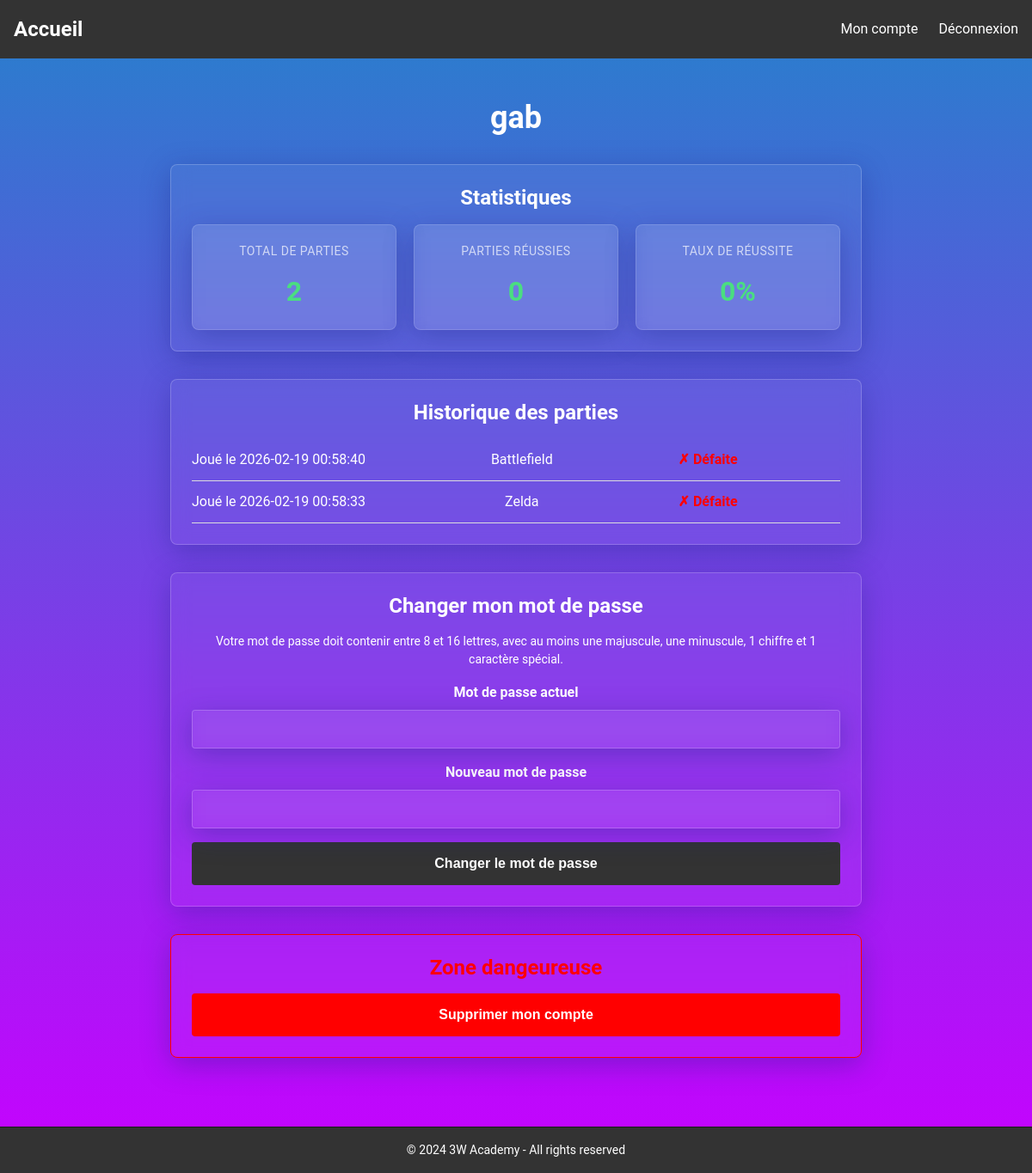
The app's page /account.php (signed in) with its own data.
### tables this page shows
CREATE TABLE `game` (
  `id` int(10) NOT NULL,
  `date` datetime NOT NULL DEFAULT CURRENT_TIMESTAMP,
  `user_id` int(10) NOT NULL,
  `result_id` int(10) NOT NULL,
  `win` tinyint(1) DEFAULT NULL
);

CREATE TABLE `result` (
  `id` int(10) NOT NULL,
  `name` varchar(255) NOT NULL,
  `description` varchar(255) NOT NULL,
  `image` varchar(255) NOT NULL
);

### account.php (called while the page is built, shortened)
<?php
require_once './utils/queries.php';
$userId = $_SESSION['user']['id'];
$games = getUserGames($userId);
$stats = getGameStats($userId);
$totalGames = (int) $stats['total_games'];
$wonGames = (int) ($stats['won_games'] ?? 0);
$winRate = $totalGames > 0 ? round(($wonGames / $totalGames) * 100, 2) : 0;
include_once './templates/layout.phtml';

### utils/queries.php (called while the page is built, shortened)
<?php
function getUserGames($userId)
{
    $pdo = getConnection();
    $stmt = $pdo->prepare('
        SELECT g.*, r.name as result_name, r.description as result_description, r.image as result_image
        FROM game g
        JOIN result r ON g.result_id = r.id
        WHERE g.user_id = ?
        ORDER BY g.date DESC
    ');
    $stmt->execute([$userId]);
    return $stmt->fetchAll(PDO::FETCH_ASSOC);
}
function getGameStats($userId)
{
    $pdo = getConnection();
    $stmt = $pdo->prepare('
        SELECT
            COUNT(*) as total_games,
            SUM(CASE WHEN win = 1 THEN 1 ELSE 0 END) as won_games
        FROM game
        WHERE user_id = ?
    ');
    $stmt->execute([$userId]);
    return $stmt->fetch(PDO::FETCH_ASSOC);
}

### templates/account.phtml (the view, shortened to what this page needs)
<div class="account-page">
    <h1 class="account-title"><?= htmlspecialchars($_SESSION['user']['username'] ?? 'Guest') ?></h1>
    <div class="account-section stats-container glassmorphism-container">
        <h2 class="section-title">Statistiques</h2>
        <div class="stats-grid">
            <div class="stat-box glassmorphism-container">
                <p class="stat-label">Total de parties</p>
                <p class="stat-value"><?= $totalGames ?></p>
            </div>
            <div class="stat-box glassmorphism-container">
                <p class="stat-label">Parties réussies</p>
                <p class="stat-value"><?= $wonGames ?></p>
            </div>
            <div class="stat-box glassmorphism-container">
                <p class="stat-label">Taux de réussite</p>
                <p class="stat-value"><?= $winRate ?>%</p>
            </div>
        </div>
    </div>
    <div class="account-section glassmorphism-container">
        <h2 class="section-title">Historique des parties</h2>
        <?php if (empty($games)): ?>
            <p class="section-description">Aucune partie jouée pour le moment.</p>
        <?php else: ?>
            <ul class="games-list">
                <?php foreach ($games as $entry): ?>
                    <li class="game-item">
                        <p>Joué le <?= htmlspecialchars($entry['date'] ?? 'Date inconnue') ?></p>
                        <p><?= htmlspecialchars($entry['result_name'] ?? 'Résultat indisponible') ?></p>
                        <p class="game-status"><?php
                        if ($entry['win'] === null) {
                            echo '<span style="color: gray;">Non confirmé</span>';
                        } elseif ($entry['win']) {
                            echo '<span style="color: green;">✓ Victoire</span>';
                        } else {
                            echo '<span style="color: red;">✗ Défaite</span>';
                        }
                        ?></p>
                    </li>
                <?php endforeach; ?>
            </ul>
        <?php endif; ?>
    </div>
    <div class="account-section glassmorphism-container">
        <h2 class="section-title">Changer mon mot de passe</h2>
        <p class="section-description">Votre mot de passe doit contenir entre 8 et 16 lettres, avec au moins une
            majuscule, une minuscule, 1 chiffre et
            1 caractère spécial.</p>
        <form method="post" action="account.php" class="account-form">
            <div class="form-group">
                <label for="current_password" class="form-label">Mot de passe actuel</label>
                <input type="password" id="current_password" name="current_password"
                    class="form-input glassmorphism-container" required>
            </div>
            <div class="form-group">
                <label for="new_password" class="form-label">Nouveau mot de passe</label>
                <input type="password" id="new_password" name="new_password" class="form-input glassmorphism-container"
                    required>
            </div>
            <button type="submit" class="form-button">Changer le mot de passe</button>
        </form>
    </div>
    <div class="account-section delete-section glassmorphism-container">
        <h2 class="section-title">Zone dangeureuse</h2>
        <form method="post" action="account.php" class="account-form">
            <button type="submit" class="form-button delete-button"
                onclick="return confirm('Êtes-vous sûr de vouloir supprimer votre compte ? Cette action est irréversible.')">Supprimer
                mon compte</button>
        </form>
    </div>
</div>

### assets/styles/css/main.css (style rules this page uses)
* { margin: 0; padding: 0; box-sizing: border-box; }
html { font-family: "Roboto", sans-serif; font-size: 16px; scroll-behavior: smooth; }
body { display: flex; flex-direction: column; min-height: 100vh; font-size: 16px; line-height: 1.5; color: #666; background: linear-gradient(to top, #c800ff, #2681cc); }
.glassmorphism-container { background: rgba(255, 255, 255, 0.045); backdrop-filter: blur(10px); border: 1px solid rgba(255, 255, 255, 0.2); border-radius: 12px; box-shadow: 0 8px 32px 0 rgba(31, 38, 135, 0.37); padding: 24px; }
h1, h2, h3, h4, h5, h6 { font-family: "Roboto", sans-serif; line-height: 1.2; margin-bottom: 20px; }
h1 { font-size: 36px; font-weight: 700; }
h2 { font-size: 24px; font-weight: 700; }
p { margin-bottom: 16px; }
p:last-child { margin-bottom: 0; }
input, textarea, select { width: 100%; padding: 12px 16px; border: 1px solid #ddd; border-radius: 4px; font-size: 16px; font-family: "Roboto", sans-serif; transition: all 0.3s ease-in-out; }
label { display: block; margin-bottom: 8px; font-weight: 600; color: #fff; }
button { background-color: #333; color: #fff; padding: 16px; border: none; border-radius: 4px; cursor: pointer; transition: background-color 0.3s ease-in-out; font-size: 16px; }
main h1 { margin-bottom: 16px; }
main p { margin-bottom: 0; }
main h1 { margin-bottom: 24px; }
.account-page { padding: 24px; }
.account-page .account-title { text-align: center; margin-bottom: 32px; }
.account-page .account-section { border-radius: 8px; padding: 24px; margin-bottom: 32px; width: 100%; }
.account-page .account-section .section-title { margin-bottom: 16px; }
.account-page .account-section .section-description { margin-bottom: 16px; font-size: 14px; }
.account-page .account-section .stats-grid { display: grid; grid-template-columns: repeat(auto-fit, minmax(150px, 1fr)); gap: 20px; }
.account-page .account-section .stat-box { background: rgba(255, 255, 255, 0.1); border-radius: 8px; padding: 20px; text-align: center; border: 1px solid rgba(255, 255, 255, 0.15); }
.account-page .account-section .stat-box .stat-label { font-size: 14px; color: rgba(255, 255, 255, 0.7); margin-bottom: 12px; text-transform: uppercase; letter-spacing: 0.5px; }
.account-page .account-section .stat-box .stat-value { font-size: 2rem; font-weight: 700; color: #4ade80; margin-bottom: 0; }
.account-page .account-section .games-list { list-style: none; max-height: 500px; overflow: auto; }
.account-page .account-section .games-list .game-item { display: flex; justify-content: space-between; align-items: center; padding: 12px 0; border-bottom: 1px solid #ddd; }
.account-page .account-section .games-list .game-item .game-status { font-weight: 600; width: 25%; text-align: left; border-bottom: none; }
.account-page .account-section .account-form .form-group { margin-bottom: 16px; }
.account-page .account-section .account-form .form-group .form-label { display: block; margin-bottom: 8px; font-weight: 600; color: #fff; }
.account-page .account-section .account-form .form-group .form-input { width: 100%; padding: 12px 16px; border-radius: 4px; font-size: 16px; color: #fff; transition: border-color box-shadow 0s; }
.account-page .account-section .account-form .form-button { width: 100%; padding: 16px; background-color: #333; color: #fff; border: none; border-radius: 4px; font-size: 16px; font-weight: 600; cursor: pointer; transition: background-color 0.3s ease-in-out 0s; }
.account-page .delete-section { border: 1px red solid; }
.account-page .delete-section h2 { margin-top: 0; color: red; }
.account-page .delete-section .delete-button { background-color: red !important; }

### records on screen
game: date "2026-02-19 00:58:40", result.name "Battlefield", win "✗ Défaite"
game: date "2026-02-19 00:58:33", result.name "Zelda", win "✗ Défaite"

### other values on screen
$_SESSION['user']['username'] "gab"
$totalGames "2"
$wonGames "0"
$winRate "0"
